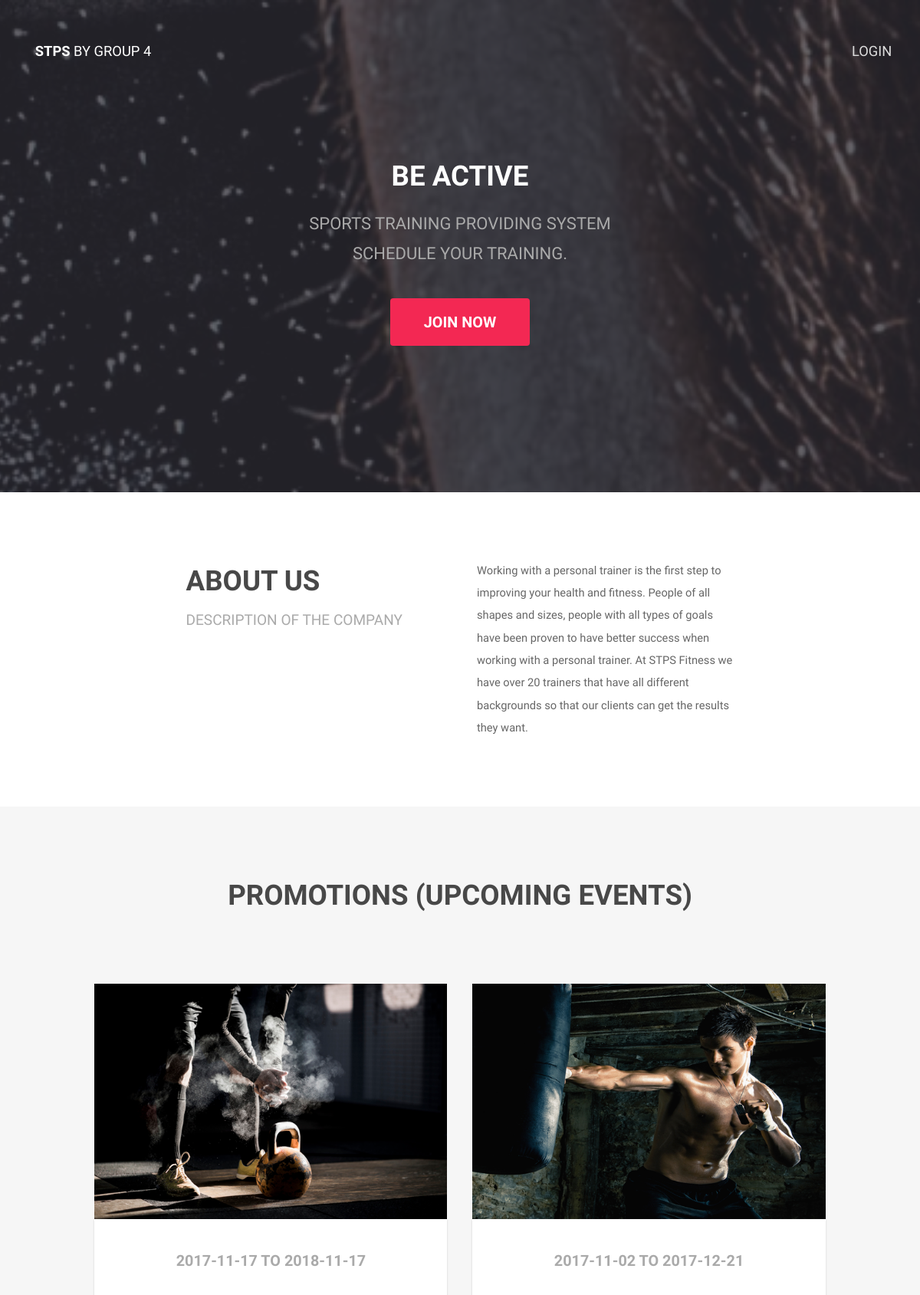
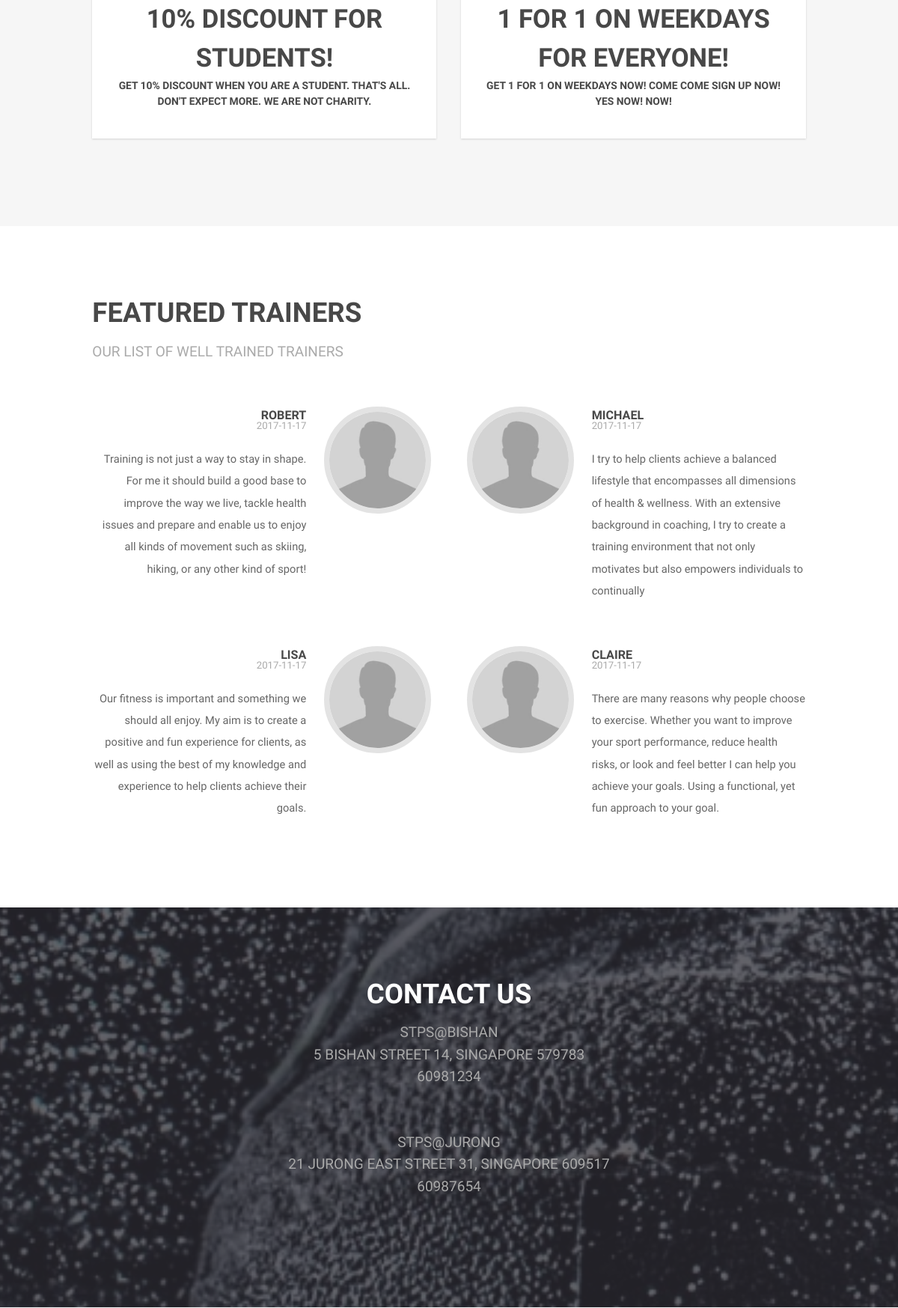
The page / (upper part) on the database its author committed (2 pictures, top to bottom).
### tables this page shows
CREATE TABLE IF NOT EXISTS `aboutus` (
  `id` int(11) NOT NULL,
  `content` varchar(2000) NOT NULL
);

CREATE TABLE IF NOT EXISTS `promotions` (
  `id` int(11) NOT NULL,
  `title` varchar(255) NOT NULL,
  `description` varchar(255) NOT NULL,
  `startDate` date NOT NULL,
  `endDate` date NOT NULL,
  `imagePath` varchar(255) NOT NULL,
  `featuredStatus` int(1) NOT NULL
);

CREATE TABLE IF NOT EXISTS `users` (
  `email` varchar(255) NOT NULL,
  `firstName` varchar(35) NOT NULL,
  `lastName` varchar(35) NOT NULL,
  `phoneNumber` int(8) NOT NULL,
  `profilePicture` varchar(255) NOT NULL,
  `role` varchar(10) NOT NULL,
  `password` varchar(50) NOT NULL,
  `status` int(1) NOT NULL,
  `address` varchar(255) NOT NULL,
  `subscription` int(2) NOT NULL,
  `registerDate` date NOT NULL,
  `expiryDate` date NOT NULL,
  `featuredStatus` int(1) NOT NULL,
  `profileBio` varchar(255) NOT NULL,
  `bondTo` varchar(255) NOT NULL
);

CREATE TABLE IF NOT EXISTS `venue` (
  `id` int(11) NOT NULL,
  `location` varchar(255) NOT NULL,
  `address` varchar(255) NOT NULL,
  `contact` int(8) NOT NULL
);

### index.php (the view, shortened to what this page needs)
<!DOCTYPE html>
<?php
require_once('database/dbconfig.php');
if (isset($_SESSION['email']) && !empty($_SESSION['email'])) {
    $Srole = $_SESSION['role'];
    if ($Srole == 'trainee') {
            header('Location: trainee_dashboard.php');
        } else if ($Srole == 'trainer') {
            header('Location: trainer_dashboard.php');
        } else if ($Srole == 'admin'){
            header('Location: administrator/user-management.php');
        }
} else {
    include "header.php";
}
?>
<html>
    <head>
        <link rel="stylesheet" href="assets/css/main.css" />
    </head>
    <body class="landing">
        <section id="banner">
            <h2>Be Active</h2>
            <p>Sports Training Providing System <br /> Schedule your training.</p>
            <ul class="actions">
                <li><a href="registration.php" class="button special big">Join now</a></li>
            </ul>
        </section>
        <section id="one" class="wrapper style1">
            <div class="container 75%">
                <div class="row 200%">
                    <div class="6u 12u(medium)">
                        <header class="major">
                            <h2>About Us</h2>
                            <p>Description of the company</p>
                        </header>
                    </div>
                    <div class="6u 12u(medium)">
                    <p><?php
                    $sql5 = "SELECT * FROM aboutus";
                    $req = $conn->prepare($sql5);
                    $req->execute();
                    $row = $req->fetch(PDO::FETCH_ASSOC);
                    $about = $row['content'];
                    echo "$about";
                    ?></p>
                    </div>
                </div>
            </div>
        </section>
        <section id="two" class="wrapper style2 special">
            <div class="container">
                <header class="major">
                    <h2>Promotions (upcoming events)</h2>
                </header>
                <div class="row 150%">
                    <div class="6u 12u(xsmall)">
                        <div class="image fit captioned">
                            <img src="images/pic02.png" alt="" />
                            <h3>
                                <div class="content">
                                    <?php
                                    $sqlpromo = "SELECT * FROM promotions WHERE featuredStatus = 1 and id = 1 ";
                                    $reqpromo = $conn->prepare($sqlpromo);
                                    $reqpromo->execute();
                                    $value2 = $reqpromo->fetch(PDO::FETCH_ASSOC);
                                    $title = $value2['title'];
                                    $description =$value2['description'];
                                    $startDate=$value2['startDate'];
                                    $endDate=$value2['endDate'];?>
                                    <header class="align-center">
                                        <p><?php echo $startDate . " to " . $endDate;?></p>
                                        <h2><?php echo $title;?></h2>
                                    </header>
                                    <h6><?php echo $description;?></h6>
                                </div>
                            </h3>
                        </div>
                    </div>
                    <div class="6u 12u(xsmall)">
                        <div class="image fit captioned">
                            <img src="images/pic03.png" alt="" />
                            <h3>
                                <div class="content">
                                    <?php
                                    $sqlpromo1 = "SELECT * FROM promotions WHERE featuredStatus = 1 and id = 2 ";
                                    $reqpromo1 = $conn->prepare($sqlpromo1);
                                    $reqpromo1->execute();
                                    $value3 = $reqpromo1->fetch(PDO::FETCH_ASSOC);
                                    $title1 = $value3['title'];
                                    $description1 =$value3['description'];
                                    $startDate1=$value3['startDate'];
                                    $endDate1=$value3['endDate'];?>
                                    <header class="align-center">
                                        <p><?php echo $startDate1 . " to " . $endDate1;?></p>
                                        <h2><?php echo $title1;?></h2>
                                    </header>
                                    <h6><?php echo $description1;?></h6>
                                </div>
                            </h3>
                        </div>
                    </div>
                </div>
            </div>
        </section>
        <section id="three" class="wrapper style1">
            <div class="container">
                <header class="major special">
                    <h2>Featured Trainers</h2>
                    <p>Our List of well trained Trainers</p>
                </header>
                <div class="feature-grid">
                    <div class="feature">
                        <?php
                            $sql = "SELECT * FROM users WHERE role = 'trainer' and status = 1 and email='trainer1@gmail.com'";
                            $req5 = $conn->prepare($sql);
                            $req5->execute();
                            $count = $req5->rowCount();
                            if ($count > 0) {
                                while ($row = $req5->fetch(PDO::FETCH_ASSOC)) {
                                    $sqlImg = $row['profilePicture'];
                                    $firstName = $row['firstName'];
                                    $profileBio=$row['profileBio'];
                                    $registerDate=$row['registerDate'];
                                    echo "<div class='image rounded'>";
                                    if (strlen($sqlImg) > 0) {
                                        echo "<img src='$sqlImg'>";
                                    } else {
                                        echo "<img src='images/uploads/profiledefault.jpg'>";
                                    }
                                    echo "</div>";
                                }
                            } ?>
                        <div class="content">
                            <header>
                                <h4><?php echo $firstName; ?></h4>
                                <p><?php echo $registerDate;?></p>
                            </header>
                            <p><?php echo $profileBio;?></p>
                        </div>
                    </div>
                    <div class="feature">
                        <?php
                            $sql1 = "SELECT * FROM users WHERE role = 'trainer' and status = 1 and email='trainer2@gmail.com'";
                            $req1 = $conn->prepare($sql1);
                            $req1->execute();
                            $count2 = $req1->rowCount();
                            if ($count2 > 0) {
                                while ($row = $req1->fetch(PDO::FETCH_ASSOC)) {
                                    $sqlImg = $row['profilePicture'];
                                    $firstName1 = $row['firstName'];
                                $profileBio1=$row['profileBio'];
                                $registerDate1=$row['registerDate'];
                                    echo "<div class='image rounded'>";
                                    if (strlen($sqlImg) > 0) {
                                        echo "<img src='$sqlImg'>";
                                    } else {
                                        echo "<img src='images/uploads/profiledefault.jpg'>";
                                    }
                                    echo "</div>";
                                }
                            } ?>
                        <div class="content">
                            <header>
                                <h4><?php echo $firstName1; ?></h4>
                                <p><?php echo $registerDate1;?></p>
                            </header>
                            <p><?php echo $profileBio1;?></p>
                        </div>
                    </div>
                   <div class="feature">
                       <?php
                            $sql2 = "SELECT * FROM users WHERE role = 'trainer' and status = 1 and email='trainer3@gmail.com'";
                            $req2 = $conn->prepare($sql2);
                            $req2->execute();
                            $count3 = $req2->rowCount();
                            if ($count3 > 0) {
                                while ($row = $req2->fetch(PDO::FETCH_ASSOC)) {
                                    $sqlImg = $row['profilePicture'];
                                    $firstName2 = $row['firstName'];
                                    $profileBio2=$row['profileBio'];
                                    $registerDate2=$row['registerDate'];
                                    echo "<div class='image rounded'>";
                                    if (strlen($sqlImg) > 0) {
                                        echo "<img src='$sqlImg'>";
                                    } else {
                                        echo "<img src='images/uploads/profiledefault.jpg'>";
                                    }
                                    echo "</div>";
                                }
                            } ?>
                        <div class="content">
                            <header>
                                <h4><?php echo $firstName2; ?></h4>
                                <p><?php echo $registerDate2;?></p>
                            </header>
                            <p><?php echo $profileBio2;?></p>
                        </div>
                    </div>
                    <div class="feature">
                        <?php
                            $sql3 = "SELECT * FROM users WHERE role = 'trainer' and status = 1 and email='trainer4@gmail.com'";
                            $req3 = $conn->prepare($sql3);
                            $req3->execute();
                            $count4 = $req3->rowCount();
                            if ($count4 > 0) {
                                while ($row = $req3->fetch(PDO::FETCH_ASSOC)) {
                                    $sqlImg = $row['profilePicture'];
                                    $firstName3 = $row['firstName'];
                                    $profileBio3=$row['profileBio'];
                                    $registerDate3=$row['registerDate'];
                                    echo "<div class='image rounded'>";
                                    if (strlen($sqlImg) > 0) {
                                        echo "<img src='$sqlImg'>";
                                    } else {
                                        echo "<img src='images/uploads/profiledefault.jpg'>";
                                    }
                                    echo "</div>";
                                }
                            } ?>
                        <div class="content">
                            <header>
                                <h4><?php echo $firstName3; ?></h4>
                                <p><?php echo $registerDate3;?></p>
                            </header>
                            <p><?php echo $profileBio3;?></p>
                        </div>
                    </div>
                </div>
            </div>
        </section>
        <section id="four" class="wrapper style3 special">
            <div class="container">
                <header class="major">
                    <h2>Contact Us</h2>
                    <?php
                        $sqlu = "SELECT * FROM venue";
                        $rq3 = $conn->prepare($sqlu);
                        $rq3->execute();
                        $result3 = $rq3->fetchAll();
                        if(count($result3) > 0) {
                            foreach ($result3 as $row):
                                $location = $row['location'];
                                $address =$row['address'];
                                $contact=$row['contact'];
                                echo "<p>$location</p>";
                                echo "<p>$address</p>";
                                echo "<p>$contact</p>";
                                echo "<br><br>";
                            endforeach;
                        }
                        else {
                            echo "No Rejected events record found";
                        }
                        ?>
                </header>
            </div>
        </section>
    </body>
</html>

### rows shown on the page
aboutus: content "Working with a personal trainer is the first step to improving your health and fitness. People of all shapes and sizes, people with all types of goals have been proven to have better success when working with a personal trainer. At STPS Fitness we have over 20 trainers that have all different backgrounds so that our clients can get the results they want."
promotions: startDate "2017-11-17", endDate "2018-11-17", title "10% DISCOUNT FOR STUDENTS!", description "GET 10% DISCOUNT WHEN YOU ARE A STUDENT. THAT'S ALL. DON'T EXPECT MORE. WE ARE NOT CHARITY."
promotions: startDate "2017-11-02", endDate "2017-12-21", title "1 FOR 1 ON WEEKDAYS FOR EVERYONE!", description "GET 1 FOR 1 ON WEEKDAYS NOW! COME COME SIGN UP NOW! YES NOW! NOW!"
users: firstName "ROBERT", registerDate "2017-11-17", profileBio "Training is not just a way to stay in shape. For me it should build a good base to improve the way we live, tackle health issues and prepare and enable us to enjoy all kinds of movement such as skiing, hiking, or any other kind of sport!"
users: firstName "MICHAEL", registerDate "2017-11-17", profileBio "I try to help clients achieve a balanced lifestyle that encompasses all dimensions of health & wellness. With an extensive background in coaching, I try to create a training environment that not only motivates but also empowers individuals to continually"
users: firstName "LISA", registerDate "2017-11-17", profileBio "Our fitness is important and something we should all enjoy. My aim is to create a positive and fun experience for clients, as well as using the best of my knowledge and experience to help clients achieve their goals."
users: firstName "CLAIRE", registerDate "2017-11-17", profileBio "There are many reasons why people choose to exercise. Whether you want to improve your sport performance, reduce health risks, or look and feel better I can help you achieve your goals. Using a functional, yet fun approach to your goal."
venue: location "STPS@BISHAN", address "5 BISHAN STREET 14, SINGAPORE 579783", contact "60981234"
venue: location "STPS@JURONG", address "21 JURONG EAST STREET 31, SINGAPORE 609517", contact "60987654"
